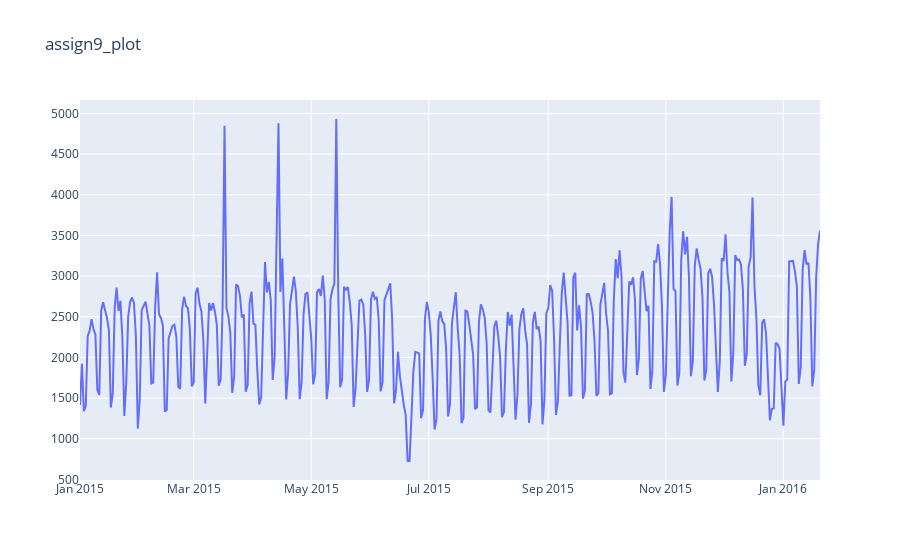

The notebook cell saved with this chart:
### Code cell
plotly_df(df=df.set_index("date")[["count"]], title="assign9_plot")

### Figure 1 — Plotly figure (JSON) as saved in the notebook; plotly's stock layout.template omitted (floating-point values rounded to 4 significant figures; data arrays with more than 128 entries replaced by an {"elided": "..."} marker saying what was removed)
{"data": [{"mode": "lines", "name": "count", "type": "scatter", "x": {"elided": "383 str values"}, "y": {"elided": "383 int values"}}], "layout": {"title": {"text": "assign9_plot"}}}
